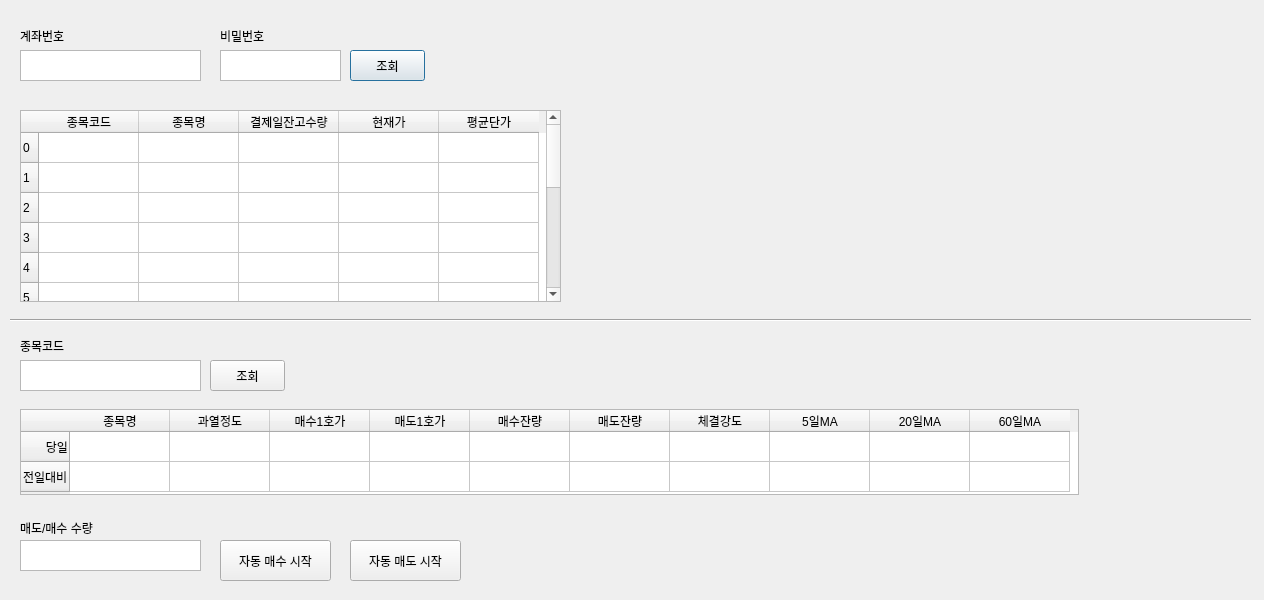
<?xml version="1.0" encoding="UTF-8"?>
<ui version="4.0">
 <class>MainWindow</class>
 <widget class="QDialog" name="MainWindow">
  <property name="geometry">
   <rect>
    <x>0</x>
    <y>0</y>
    <width>1264</width>
    <height>600</height>
   </rect>
  </property>
  <property name="windowTitle">
   <string>체결강도 기반 매수매도 전략</string>
  </property>
  <widget class="QPlainTextEdit" name="plainTextEdit_acctNo">
   <property name="geometry">
    <rect>
     <x>20</x>
     <y>50</y>
     <width>181</width>
     <height>31</height>
    </rect>
   </property>
  </widget>
  <widget class="QPlainTextEdit" name="plainTextEdit_pwd">
   <property name="geometry">
    <rect>
     <x>220</x>
     <y>50</y>
     <width>121</width>
     <height>31</height>
    </rect>
   </property>
  </widget>
  <widget class="QLabel" name="label_acctNo">
   <property name="geometry">
    <rect>
     <x>20</x>
     <y>30</y>
     <width>56</width>
     <height>12</height>
    </rect>
   </property>
   <property name="text">
    <string>계좌번호</string>
   </property>
  </widget>
  <widget class="QLabel" name="label_pwd">
   <property name="geometry">
    <rect>
     <x>220</x>
     <y>30</y>
     <width>56</width>
     <height>12</height>
    </rect>
   </property>
   <property name="text">
    <string>비밀번호</string>
   </property>
  </widget>
  <widget class="QPushButton" name="pushButton_getBalance">
   <property name="geometry">
    <rect>
     <x>350</x>
     <y>50</y>
     <width>75</width>
     <height>31</height>
    </rect>
   </property>
   <property name="text">
    <string>조회</string>
   </property>
  </widget>
  <widget class="QTableWidget" name="tableWidget_acctInfo">
   <property name="geometry">
    <rect>
     <x>20</x>
     <y>110</y>
     <width>541</width>
     <height>192</height>
    </rect>
   </property>
   <row>
    <property name="text">
     <string>0</string>
    </property>
   </row>
   <row>
    <property name="text">
     <string>1</string>
    </property>
   </row>
   <row>
    <property name="text">
     <string>2</string>
    </property>
   </row>
   <row>
    <property name="text">
     <string>3</string>
    </property>
   </row>
   <row>
    <property name="text">
     <string>4</string>
    </property>
   </row>
   <row>
    <property name="text">
     <string>5</string>
    </property>
   </row>
   <row>
    <property name="text">
     <string>6</string>
    </property>
   </row>
   <row>
    <property name="text">
     <string>7</string>
    </property>
   </row>
   <row>
    <property name="text">
     <string>8</string>
    </property>
   </row>
   <row>
    <property name="text">
     <string>9</string>
    </property>
   </row>
   <row>
    <property name="text">
     <string>10</string>
    </property>
   </row>
   <row>
    <property name="text">
     <string>11</string>
    </property>
   </row>
   <row>
    <property name="text">
     <string>12</string>
    </property>
   </row>
   <column>
    <property name="text">
     <string>종목코드</string>
    </property>
   </column>
   <column>
    <property name="text">
     <string>종목명</string>
    </property>
   </column>
   <column>
    <property name="text">
     <string>결제일잔고수량</string>
    </property>
   </column>
   <column>
    <property name="text">
     <string>현재가</string>
    </property>
   </column>
   <column>
    <property name="text">
     <string>평균단가</string>
    </property>
   </column>
  </widget>
  <widget class="Line" name="line">
   <property name="geometry">
    <rect>
     <x>10</x>
     <y>310</y>
     <width>1241</width>
     <height>20</height>
    </rect>
   </property>
   <property name="orientation">
    <enum>Qt::Horizontal</enum>
   </property>
  </widget>
  <widget class="QTableWidget" name="tableWidget_stdbInfo">
   <property name="geometry">
    <rect>
     <x>20</x>
     <y>409</y>
     <width>1059</width>
     <height>86</height>
    </rect>
   </property>
   <property name="frameShadow">
    <enum>QFrame::Sunken</enum>
   </property>
   <row>
    <property name="text">
     <string>당일</string>
    </property>
    <property name="textAlignment">
     <set>AlignTrailing|AlignVCenter</set>
    </property>
   </row>
   <row>
    <property name="text">
     <string>전일대비</string>
    </property>
   </row>
   <column>
    <property name="text">
     <string>종목명</string>
    </property>
   </column>
   <column>
    <property name="text">
     <string>과열정도</string>
    </property>
   </column>
   <column>
    <property name="text">
     <string>매수1호가</string>
    </property>
   </column>
   <column>
    <property name="text">
     <string>매도1호가</string>
    </property>
   </column>
   <column>
    <property name="text">
     <string>매수잔량</string>
    </property>
   </column>
   <column>
    <property name="text">
     <string>매도잔량</string>
    </property>
   </column>
   <column>
    <property name="text">
     <string>체결강도</string>
    </property>
   </column>
   <column>
    <property name="text">
     <string>5일MA</string>
    </property>
   </column>
   <column>
    <property name="text">
     <string>20일MA</string>
    </property>
   </column>
   <column>
    <property name="text">
     <string>60일MA</string>
    </property>
   </column>
   <item row="0" column="0">
    <property name="text">
     <string/>
    </property>
    <property name="textAlignment">
     <set>AlignLeading|AlignVCenter</set>
    </property>
    <property name="flags">
     <set>ItemIsSelectable|ItemIsUserCheckable|ItemIsEnabled</set>
    </property>
   </item>
   <item row="0" column="1">
    <property name="text">
     <string/>
    </property>
    <property name="textAlignment">
     <set>AlignLeading|AlignVCenter</set>
    </property>
    <property name="flags">
     <set>ItemIsSelectable|ItemIsUserCheckable|ItemIsEnabled</set>
    </property>
   </item>
   <item row="0" column="2">
    <property name="text">
     <string/>
    </property>
    <property name="textAlignment">
     <set>AlignTrailing|AlignVCenter</set>
    </property>
    <property name="flags">
     <set>ItemIsSelectable|ItemIsUserCheckable|ItemIsEnabled</set>
    </property>
   </item>
   <item row="0" column="3">
    <property name="text">
     <string/>
    </property>
    <property name="textAlignment">
     <set>AlignTrailing|AlignVCenter</set>
    </property>
    <property name="flags">
     <set>ItemIsSelectable|ItemIsUserCheckable|ItemIsEnabled</set>
    </property>
   </item>
   <item row="0" column="4">
    <property name="text">
     <string/>
    </property>
    <property name="textAlignment">
     <set>AlignTrailing|AlignVCenter</set>
    </property>
    <property name="flags">
     <set>ItemIsSelectable|ItemIsEnabled</set>
    </property>
   </item>
   <item row="0" column="5">
    <property name="text">
     <string/>
    </property>
    <property name="textAlignment">
     <set>AlignTrailing|AlignVCenter</set>
    </property>
    <property name="flags">
     <set>ItemIsSelectable|ItemIsUserCheckable|ItemIsEnabled</set>
    </property>
   </item>
   <item row="0" column="6">
    <property name="text">
     <string/>
    </property>
    <property name="textAlignment">
     <set>AlignTrailing|AlignVCenter</set>
    </property>
    <property name="flags">
     <set>ItemIsSelectable|ItemIsUserCheckable|ItemIsEnabled</set>
    </property>
   </item>
   <item row="0" column="7">
    <property name="text">
     <string/>
    </property>
    <property name="textAlignment">
     <set>AlignTrailing|AlignVCenter</set>
    </property>
    <property name="flags">
     <set>ItemIsSelectable|ItemIsUserCheckable|ItemIsEnabled</set>
    </property>
   </item>
   <item row="0" column="8">
    <property name="text">
     <string/>
    </property>
    <property name="textAlignment">
     <set>AlignTrailing|AlignVCenter</set>
    </property>
    <property name="flags">
     <set>ItemIsSelectable|ItemIsUserCheckable|ItemIsEnabled</set>
    </property>
   </item>
   <item row="0" column="9">
    <property name="text">
     <string/>
    </property>
    <property name="textAlignment">
     <set>AlignTrailing|AlignVCenter</set>
    </property>
    <property name="flags">
     <set>ItemIsSelectable|ItemIsUserCheckable|ItemIsEnabled</set>
    </property>
   </item>
   <item row="1" column="0">
    <property name="text">
     <string/>
    </property>
    <property name="flags">
     <set>ItemIsSelectable|ItemIsUserCheckable|ItemIsEnabled</set>
    </property>
   </item>
   <item row="1" column="1">
    <property name="text">
     <string/>
    </property>
    <property name="textAlignment">
     <set>AlignTrailing|AlignVCenter</set>
    </property>
    <property name="flags">
     <set>ItemIsSelectable|ItemIsUserCheckable|ItemIsEnabled</set>
    </property>
   </item>
   <item row="1" column="2">
    <property name="text">
     <string/>
    </property>
    <property name="textAlignment">
     <set>AlignTrailing|AlignVCenter</set>
    </property>
    <property name="flags">
     <set>ItemIsSelectable|ItemIsUserCheckable|ItemIsEnabled</set>
    </property>
   </item>
   <item row="1" column="3">
    <property name="text">
     <string/>
    </property>
    <property name="textAlignment">
     <set>AlignTrailing|AlignVCenter</set>
    </property>
    <property name="flags">
     <set>ItemIsSelectable|ItemIsUserCheckable|ItemIsEnabled</set>
    </property>
   </item>
   <item row="1" column="4">
    <property name="text">
     <string/>
    </property>
    <property name="textAlignment">
     <set>AlignTrailing|AlignVCenter</set>
    </property>
    <property name="flags">
     <set>ItemIsSelectable|ItemIsUserCheckable|ItemIsEnabled</set>
    </property>
   </item>
   <item row="1" column="5">
    <property name="text">
     <string/>
    </property>
    <property name="textAlignment">
     <set>AlignTrailing|AlignVCenter</set>
    </property>
    <property name="flags">
     <set>ItemIsSelectable|ItemIsUserCheckable|ItemIsEnabled</set>
    </property>
   </item>
   <item row="1" column="6">
    <property name="text">
     <string/>
    </property>
    <property name="textAlignment">
     <set>AlignTrailing|AlignVCenter</set>
    </property>
    <property name="flags">
     <set>ItemIsSelectable|ItemIsUserCheckable|ItemIsEnabled</set>
    </property>
   </item>
   <item row="1" column="7">
    <property name="text">
     <string/>
    </property>
    <property name="textAlignment">
     <set>AlignTrailing|AlignVCenter</set>
    </property>
    <property name="flags">
     <set>ItemIsSelectable|ItemIsUserCheckable|ItemIsEnabled</set>
    </property>
   </item>
   <item row="1" column="8">
    <property name="text">
     <string/>
    </property>
    <property name="textAlignment">
     <set>AlignTrailing|AlignVCenter</set>
    </property>
    <property name="flags">
     <set>ItemIsSelectable|ItemIsUserCheckable|ItemIsEnabled</set>
    </property>
   </item>
   <item row="1" column="9">
    <property name="text">
     <string/>
    </property>
    <property name="textAlignment">
     <set>AlignTrailing|AlignVCenter</set>
    </property>
    <property name="flags">
     <set>ItemIsSelectable|ItemIsUserCheckable|ItemIsEnabled</set>
    </property>
   </item>
  </widget>
  <widget class="QPlainTextEdit" name="plainTextEdit_stbdCode">
   <property name="geometry">
    <rect>
     <x>20</x>
     <y>360</y>
     <width>181</width>
     <height>31</height>
    </rect>
   </property>
  </widget>
  <widget class="QLabel" name="label_stbdCode">
   <property name="geometry">
    <rect>
     <x>20</x>
     <y>340</y>
     <width>56</width>
     <height>12</height>
    </rect>
   </property>
   <property name="text">
    <string>종목코드</string>
   </property>
  </widget>
  <widget class="QPushButton" name="pushButton_getInfo">
   <property name="geometry">
    <rect>
     <x>210</x>
     <y>360</y>
     <width>75</width>
     <height>31</height>
    </rect>
   </property>
   <property name="text">
    <string>조회</string>
   </property>
  </widget>
  <widget class="QPushButton" name="pushButton_autoBuy">
   <property name="geometry">
    <rect>
     <x>220</x>
     <y>540</y>
     <width>111</width>
     <height>41</height>
    </rect>
   </property>
   <property name="text">
    <string>자동 매수 시작</string>
   </property>
  </widget>
  <widget class="QPushButton" name="pushButton_autoSell">
   <property name="geometry">
    <rect>
     <x>350</x>
     <y>540</y>
     <width>111</width>
     <height>41</height>
    </rect>
   </property>
   <property name="text">
    <string>자동 매도 시작</string>
   </property>
  </widget>
  <widget class="QLabel" name="label_qty">
   <property name="geometry">
    <rect>
     <x>20</x>
     <y>520</y>
     <width>91</width>
     <height>16</height>
    </rect>
   </property>
   <property name="text">
    <string>매도/매수 수량</string>
   </property>
  </widget>
  <widget class="QPlainTextEdit" name="plainTextEdit_qty">
   <property name="geometry">
    <rect>
     <x>20</x>
     <y>540</y>
     <width>181</width>
     <height>31</height>
    </rect>
   </property>
  </widget>
 </widget>
 <resources/>
 <connections/>
</ui>
